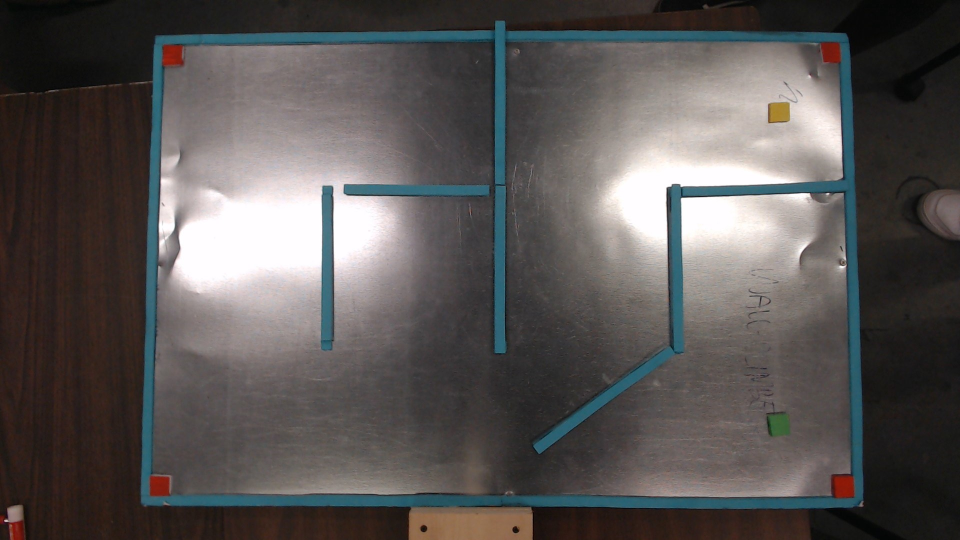
#> input picture src/Raspberry_pi/computer_vision/maze14.jpg, 1920 x 1080 px (shown at 1/2 size)
$ python imaging.py
#> lines starting #> are read from the running program, lines starting #| are printed output that depends on the picture; after the words box and inside, x2 and y2 are one past the last pixel; in counts of white or black regions, pixels touching at a corner belong together
# Imaging python file, the purpose of this file is to take and process
# the image that we are using for the maze with the robot on it.

# We then will find the shortest path from where the robots start point is
# to where the robots end point is, using this we send directional commands
# to the robot in order to move it to this destination!

# Author: Quinn Barber

from skimage.morphology import skeletonize
import matplotlib.pyplot as plt
import numpy as np
import cv2 as cv
import math
import sys


def importImage(image_name):
    """
        Returns an array of cv images including the original image file
        and the hsv version of the original image.

        :param: image_name
        :return: imageArray
    """
    # Read in the image as an image file using CV
    originalImage = cv.imread(image_name)

    # Get hsv points of the image
    hsv_points = cv.cvtColor(originalImage, cv.COLOR_BGR2HSV)

    # Add these values to an array to return
    imageArray = [originalImage, hsv_points]

    return imageArray


def createMasks(hsv_points, blurred_hsv_points):
    """
            Returns a dictionary that contains all the masked images that we need,
            including green, red, blue, and orange. The images are saved in the dictionary
            based on their color, so blue will be saved as mask_dict["blue"], etc.

            :param: hsv_points, originalImage
            :return: mask_dict
    """
    # Masks are created using the inRange function in CV with lower and upper values

    # Mask for green
    green_range = [(40, 80, 80), (80, 255, 255)]

    # Mask for red
    red_range = [(0, 160, 80), (10, 255, 255)]

    # Mask for blue
    blue_range = [(80, 50, 50), (155, 255, 255)]

    # Mask for orange
    orange_range = [(20, 150, 150), (40, 255, 255)]

    # Creating the actual masks
    green_mask = cv.inRange(hsv_points, *green_range)
    red_mask = cv.inRange(hsv_points, *red_range)
    blue_mask = cv.inRange(blurred_hsv_points, *blue_range)
    orange_mask = cv.inRange(hsv_points, *orange_range)

    # Set them into a dictionary and return them
    mask_dict = {'green': green_mask, 'red': red_mask, 'blue': blue_mask, 'orange': orange_mask}

    return mask_dict


def contourMasks(mask_dict, originalImage):
    """
            Returns a renovated version of the mask dictionary which
            removes the small contours in the masks. It also returns
            an array that holds vertex data of polygons in the masked
            red image. This allows us to get the side lengths of the red
            squares, which in real life are 1 inch, this helps us find
            the inch to pixel conversion later.

            :param: mask_dict, originalImage
            :return: mask_dict, polygonArr
    """
    # Removes noise from the masks (green, blue, and orange)

    # Find all contours of the green mask and initialize empty image file to draw updated mask into (updatedGreenMask)
    contours, hierarchy = cv.findContours(mask_dict['green'], mode=cv.RETR_LIST, method=cv.CHAIN_APPROX_SIMPLE)
    updatedGreenMask = np.zeros(originalImage.shape[:2], dtype=np.uint8)

    # Add only the contours we want into updatedGreenMask
    for i, contour in enumerate(contours):
        if hierarchy[0][i][2] == -1:
            if cv.contourArea(contour) > 1000:
                cv.drawContours(updatedGreenMask, [contour], 0, 255, -1)

    # Update the mask stored in the dictionary
    mask_dict['green'] = updatedGreenMask

    # Find contours of the blue mask and initialize empty image file to draw updated mask into (updatedBlueMask)
    contours, hierarchy = cv.findContours(mask_dict['blue'], mode=cv.RETR_LIST, method=cv.CHAIN_APPROX_SIMPLE)
    updatedBlueMask = np.zeros(originalImage.shape[:2], dtype=np.uint8)

    # For the blue mask, we are looking for the second-largest contour to add to our
    # new mask, this in every case is the area that is contained within the walls of
    # the maze, this is what we are running skeletonize on to find possible paths
    # throughout the maze

    # To do this we initialize the largest and secondLargest to the first in the array
    largest = contours[0]
    secondLargest = contours[0]

    # Update the values as we loop through the contours
    for i, contour in enumerate(contours):
        if hierarchy[0][i][2] == -1:
            if cv.contourArea(contour) > cv.contourArea(largest):
                secondLargest = largest
                largest = contour

    cv.drawContours(updatedBlueMask, [secondLargest], 0, 255, -1)

    # Update the mask stored in the dictionary
    mask_dict['blue'] = updatedBlueMask

    # We will now remove noise from the orange mask using the same method we used for
    # the green mask
    contours, hierarchy = cv.findContours(mask_dict['orange'], mode=cv.RETR_LIST, method=cv.CHAIN_APPROX_SIMPLE)
    updatedOrangeMask = np.zeros(originalImage.shape[:2], dtype=np.uint8)

    for i, contour in enumerate(contours):
        if hierarchy[0][0][2] == -1:
            if cv.contourArea(contour) > 1000:
                cv.drawContours(updatedOrangeMask, [contour], 0, 255, -1)

    # Update the mask stored in the dictionary
    mask_dict['orange'] = updatedOrangeMask

    # For the red mask, we are going to remove noise using a different method
    # in this case, we are applying a morphological operation that removes noise for us
    kernel = np.ones((5, 5), np.uint8)
    thresh = cv.morphologyEx(mask_dict['red'], cv.MORPH_OPEN, kernel)

    # Let us get the contours of this updated threshold, as well as initialize our empty image file
    contours, hierarchy = cv.findContours(thresh, mode=cv.RETR_LIST, method=cv.CHAIN_APPROX_SIMPLE)
    updatedRedMask = np.zeros(originalImage.shape[:2], dtype=np.uint8)

    # We are about to find all the polygons within this image, let us initialize an
    # array that will store these polygons points
    polygonArr = []

    # We will now loop through these contours and draw approximated polygon shapes
    # for each inch by inch square
    # We will also add them to our polygon array
    for i, contour in enumerate(contours):
        if hierarchy[0][i][2] == -1:
            approx = cv.approxPolyDP(contour, 0.01 * cv.arcLength(contour, True), True)
            cv.drawContours(updatedRedMask, [approx], 0, (255, 255, 255), 2)
            polygonArr.append(approx)

    # Update the mask stored in the dictionary
    mask_dict['red'] = updatedRedMask

    # Return our new masks as well as our polygon array!
    return mask_dict, polygonArr


def findCentroids(mask_dict):
    """
            Returns the starting point of the robot, and the ending
            point of where the robot needs to go. It does this using the
            masks that we found for green (start) and orange (end)

            :param: mask_dict
            :return: startX, startY, endX, endY
    """
    # This functions purpose is to find the centroids of our green and orange masks
    # effectively, we are finding the coordinates of where our robot is, and where
    # it wants to go to!

    # Our output is information on every connected component within this mask
    # this is done automatically through OpenCV! Even though I would love to
    # write the DFS for it myself!
    output = cv.connectedComponentsWithStats(mask_dict['green'], 4, cv.CV_32S)
    centroids = output[3]
    stats = output[2]

    # Every connected component also includes the black pixels, which are all connected
    # Let us find this (by finding the component that is very large) and delete it
    # as we do not need this.
    for i in range(len(stats)):
        if stats[i][4] > 50000:
            centroids = np.delete(centroids, i, axis=0)

    # This should leave us with only one component left, which is our robots starting point!
    # Green -> Start || Orange -> End
    # Ta-da!  <-- Arup Guha Tribute
    startX, startY = int(centroids[0][0]), int(centroids[0][1])

    # Let us repeat this process for our orange mask to find the end coordinates.
    output = cv.connectedComponentsWithStats(mask_dict['orange'], 4, cv.CV_32S)
    centroids = output[3]
    stats = output[2]

    for i in range(len(stats)):
        if stats[i][4] > 50000:
            centroids = np.delete(centroids, i, axis=0)

    # And here are our end coordinates!
    endX, endY = int(centroids[0][0]), int(centroids[0][1])

    # Let us return these values!
    return startX, startY, endX, endY


def findPaths(mask_dict):
    """
            Returns all the routes the robot can take (using skeletonize
            library in python) and a threshold image to use for shape calculations
            when doing pathfinding

            :param: mask_dict
            :return: mapRoutes, thr_img
    """

    # Threshold this image to prep to send it to skeletonize
    if mask_dict['blue'].shape.__len__() > 2:
        thr_img = (mask_dict['blue'][:, :, 0] > np.max(mask_dict['blue'][:, :, 0]) / 2)
    else:
        thr_img = mask_dict['blue'] > np.max(mask_dict['blue']) / 2

    # Skeletonize the inside of this, which will be our paths
    skeleton = skeletonize(thr_img)

    # Map of routes
    mapRoutes = ~skeleton

    # We can show these routes here
    # plt.imshow(mapRoutes)
    # plt.show()

    # Return these routes
    return mapRoutes, thr_img


def findShortestPath(startX, startY, endX, endY, mapRoutes, thresh):
    """
            Returns the path the robot needs to take in pixels.
            It uses a BFS algorithm to do this through the routes of the path

            :param: startX, startY, endX, endY, mapRoutes, thresh
            :return: path_x, path_y
    """

    # We have our start and end points, but they may not necessarily fall onto
    # a path of routes, we must use a radius to find the closest equivalence to this
    # path. Usually it is not that far off, but this value may cause errors, so
    # be weary of this!
    boxr = 30

    # Safety check to make sure the points are not out of the image given this radius
    if endY < boxr: endY = boxr
    if endX < boxr: endX = boxr

    # Here are our points
    cpys, cpxs = np.where(mapRoutes[endY - boxr:endY + boxr, endX - boxr:endX + boxr] == 0)

    # Calibrate points to main scale.
    cpys += endY - boxr
    cpxs += endX - boxr

    # Find the closest point of possible path end points
    idx = np.argmin(np.sqrt((cpys - endY) ** 2 + (cpxs - endX) ** 2))
    x, y = cpxs[idx], cpys[idx]

    pts_x = [x]
    pts_y = [y]
    pts_c = [0]

    # Mesh of displacements
    xmesh, ymesh = np.meshgrid(np.arange(-1, 2), np.arange(-1, 2))
    ymesh = ymesh.reshape(-1)
    xmesh = xmesh.reshape(-1)

    dst = np.zeros(thresh.shape)

    # Breath first algorithm exploring a tree
    while True:
        # update distance.
        idc = np.argmin(pts_c)
        ct = pts_c.pop(idc)
        x = pts_x.pop(idc)
        y = pts_y.pop(idc)
        # Search 3x3 neighbourhood for possible
        ys, xs = np.where(mapRoutes[y - 1:y + 2, x - 1:x + 2] == 0)
        # Invalidate these point from future searchers.
        mapRoutes[ys + y - 1, xs + x - 1] = ct
        mapRoutes[y, x] = 9999999
        # set the distance in the distance image.
        dst[ys + y - 1, xs + x - 1] = ct + 1
        # extend our list.s
        pts_x.extend(xs + x - 1)
        pts_y.extend(ys + y - 1)
        pts_c.extend([ct + 1] * xs.shape[0])
        # If we run of points.
        if not pts_x:
            break
        if np.sqrt((x - startX) ** 2 + (y - startY) ** 2) < boxr:
            edx = x
            edy = y
            break

    path_x = []
    path_y = []

    x = edx
    y = edy

    # Trace the best path back
    while True:
        # x, y starting at the end goes all the way back
        nbh = dst[y - 1:y + 2, x - 1:x + 2]
        nbh[1, 1] = 9999999
        nbh[nbh == 0] = 9999999
        # If we reach a dead end
        if np.min(nbh) == 9999999:
            break
        idx = np.argmin(nbh)
        # find direction
        x += xmesh[idx]
        y += ymesh[idx]

        # Here is where radius errors can occur
        if np.sqrt((x - endX) ** 2 + (y - endY) ** 2) < boxr:
            break
        path_x.append(x)
        path_y.append(y)

    # Return our path!
    return path_x, path_y


def pixelToInch(polygonArr):
    """
            Returns the pixelToInch conversion by calculating the average
            sides of every red square (need 4 to properly represent the avg
            over all perspectives of the image). We can get these lengths in pixels
            and know in real life they are a single inch. We also remove
            the unnecessary points that are calculated from the mask.

            :param: polygonArr
            :return: avgSideLength
    """

    # We want to find the average side lengths
    avgSideLength = 0
    totalUsedPolygons = 0

    # Loop through every polygon that we found
    for i in range(len(polygonArr)):
        # Find the smallest and largest x value of the polygons vertices
        minX = 10000
        maxX = 0
        minY = 10000
        maxY = 0
        for j in range(len(polygonArr[i])):
            if polygonArr[i][j][0][0] < minX:
                minX = polygonArr[i][j][0][0]
            if polygonArr[i][j][0][0] > maxX:
                maxX = polygonArr[i][j][0][0]
            if polygonArr[i][j][0][1] < minY:
                minY = polygonArr[i][j][0][1]
            if polygonArr[i][j][0][1] > maxY:
                maxY = polygonArr[i][j][0][1]
        # If this value is greater than 60, it is one of the squares that we are using
        # Otherwise, it is not
        if maxX - minX > 30:
            avgSideLength += maxX - minX
            avgSideLength += maxY - minY
            totalUsedPolygons += 1

    # Calculate the average of all of these sides to get pixels to inches
    avgSideLength /= totalUsedPolygons * 2

    print(avgSideLength, "px/inch\n")
    return avgSideLength


def getDirectionalCommands(path_x, path_y, avgSideLength):
    """
            Given the calculated pixel to inch conversion and path in pixel count,
            the goal of this function is to find the directional commands in inches
            that need to be sent to the robot to get to the end.

            :param: path_x, path_y, avgSideLength
            :return: None
    """

    # Initialize the previous values, and number of pixels moved
    prevX = path_x[0]
    prevY = path_y[0]
    pixelsMovedXPos = 0
    pixelsMovedYPos = 0
    pixelsMovedXNeg = 0
    pixelsMovedYNeg = 0
    inchL = 0
    inchR = 0
    inchU = 0
    inchD = 0
    curDir = 0

    # Go through the path and calculate the pixel changes
    for i in range(len(path_x)):
        # Get the current x and y vertex that we are at in the path
        curX = path_x[i]
        curY = path_y[i]

        # Calculate the changed distance
        changeInX = curX - prevX
        changeInY = curY - prevY

        # Find the changing values of X and Y, and add them to the total distance traversed in pixels
        if changeInX < 0:
            pixelsMovedXNeg += math.fabs(changeInX)
        else:
            pixelsMovedXPos += changeInX
        if changeInY < 0:
            pixelsMovedYNeg += math.fabs(changeInY)
        else:
            pixelsMovedYPos += changeInY

        # If we have moved an inch worth of pixels in a given direction, send the directional command for that inch
        if pixelsMovedXNeg >= avgSideLength:
            pixelsMovedXNeg -= avgSideLength
            # call move 1 inch left directionl command
            inchL += 1
            if curDir == 2:
                print(inchR, "inches right")
                inchR = 0
            elif curDir == 3:
                print(inchU, "inches up")
                inchU = 0
            elif curDir == 4:
                print(inchD, "inches down")
                inchD = 0
            curDir = 1
        if pixelsMovedXPos >= avgSideLength:
            pixelsMovedXPos -= avgSideLength
            # call move 1 inch right directional command
            inchR += 1
            if curDir == 1:
                print(inchL, "inches left")
                inchL = 0
            elif curDir == 3:
                print(inchU, "inches up")
                inchU = 0
            elif curDir == 4:
                print(inchD, "inches down")
                inchD = 0
            curDir = 2
        if pixelsMovedYNeg >= avgSideLength:
            pixelsMovedYNeg -= avgSideLength
            # call move 1 inch up directional command
            inchU += 1
            if curDir == 1:
                print(inchL, "inches left")
                inchL = 0
            elif curDir == 2:
                print(inchR, "inches right")
                inchR = 0
            elif curDir == 4:
                print(inchD, "inches down")
                inchD = 0
            curDir = 3
        if pixelsMovedYPos >= avgSideLength:
            pixelsMovedYPos -= avgSideLength
            # call move 1 inch down directional command
            inchD += 1
            if curDir == 1:
                print(inchL, "inches left")
                inchL = 0
            elif curDir == 2:
                print(inchR, "inches right")
                inchR = 0
            elif curDir == 3:
                print(inchU, "inches up")
                inchU = 0
            curDir = 4

        prevX = curX
        prevY = curY

    if curDir == 1:
        print(inchL, "inches left")
    elif curDir == 2:
        print(inchR, "inches right")
    elif curDir == 3:
        print(inchU, "inches up")
    elif curDir == 4:
        print(inchD, "inches down")


def writeMasks(mask_dict):
    """
            Writes all the masks out so you can view them
            in your directory.

            :param: mask_dict
            :return: None
    """
    cv.imwrite("masks/blue.jpg", mask_dict['blue'])
    cv.imwrite("masks/green.jpg", mask_dict['green'])
    cv.imwrite("masks/orange.jpg", mask_dict['orange'])
    cv.imwrite("masks/red.jpg", mask_dict['red'])


def main(imageName):
    """
            Runs all the necessary commands for the robots
            pathfinding give the name of the image that
            contains the maze with the robot.

            :param: imageName
            :return: None
    """
#> called with imageName = 'maze14.jpg'
    # Import images needed to array
    print("Importing the image")
    imageArray = importImage(imageName)
#> in importImage, originalImage is the input picture: shape (1080, 1920, 3); mean B, G, R 84, 85.2, 88.8
#> imageArray = 2 items

    # Set them to more obvious names
    originalImage = imageArray[0]
    hsv_points = imageArray[1]

    # Mask out the images and contours/perform calculations for polygons
    print("Masking the image")
    blurred_hsv_points = cv.blur(hsv_points, (5, 5), 0)
#> blurred_hsv_points: shape (1080, 1920, 3); mean H, S, V 52.2, 47, 93.3
    mask_dict = createMasks(hsv_points, blurred_hsv_points)
#> in createMasks, `green_mask = cv.inRange(hsv_points, *green_range)`:
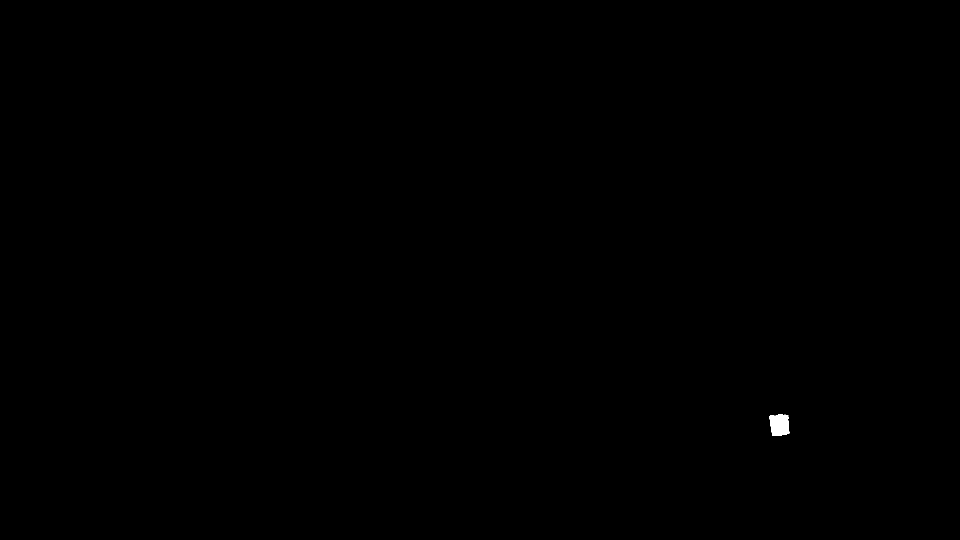
#> green_mask: shape (1080, 1920) (shown at 1/2 size); 0.07% white; 1 white region, box (x1, y1, x2, y2) and area: (1538, 829, 1580, 872) 1467
#> in createMasks, `red_mask = cv.inRange(hsv_points, *red_range)`:
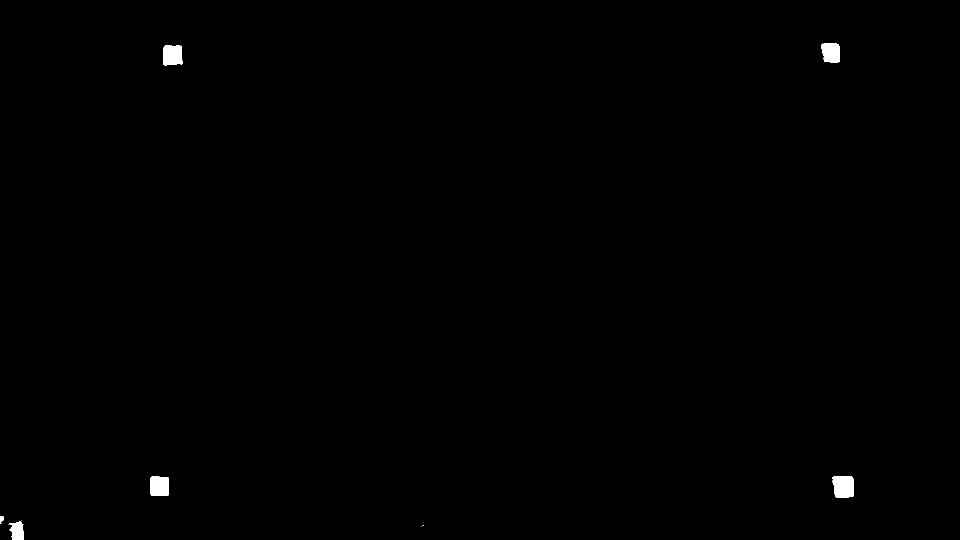
#> red_mask: shape (1080, 1920) (shown at 1/2 size); 0.32% white; 11 white regions (5 under 20 px), largest, box (x1, y1, x2, y2) and area: (1665, 952, 1708, 995) 1681, (326, 91, 366, 131) 1411, (301, 953, 338, 992) 1380, (1643, 86, 1680, 126) 1291, (17, 1042, 48, 1080) 811, (0, 1032, 8, 1047) 84
#> in createMasks, `blue_mask = cv.inRange(blurred_hsv_points, *blue_range)`:
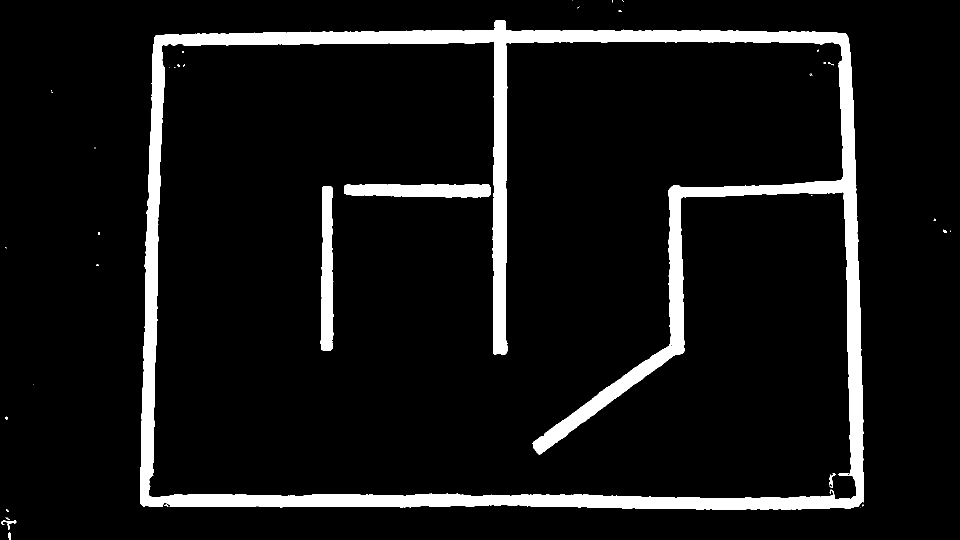
#> blue_mask: shape (1080, 1920) (shown at 1/2 size); 8% white; 40 white regions (30 under 20 px), largest, box (x1, y1, x2, y2) and area: (280, 40, 1728, 1019) 150930, (641, 372, 667, 702) 7045, (688, 368, 982, 395) 6900
#> mask_dict = 4 items
#> (the rest of the program and of its run is left out)
